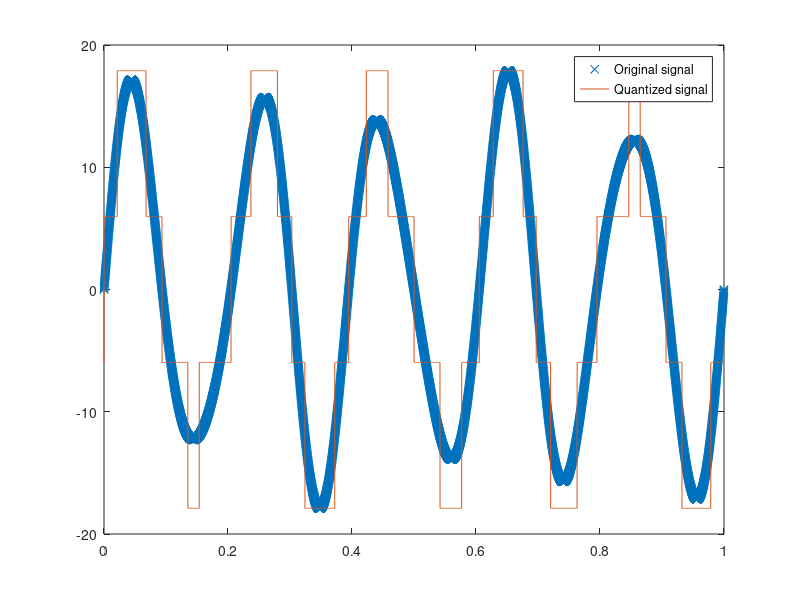

Write MATLAB code to recreate this figure.
clc
clear all
close all
fs = 8e3; % Sampling frequency
t = 0:1/fs:1; % Time duration
f1 = 8; % Frequency of first signal
f2 =5; % Frequency of second signal
f3 =5; % Frequency of third signal
A1 = 3; % Amplitude of first signal
A2 = 5; % Amplitude of second signal
A3 = 10;
x1 = A1*sin(2*pi*f1*t); % First Signal
x2 = A2*sin(2*pi*f2*t); % Second Signal
x3 = A3*sin(2*pi*f3*t); % Third Signal
x = x1+x2+x3;

xmax=max(x);
xmin=min(x);
L=4;
step= (xmax-xmin)/(L-1);
partition = [(xmin+step/2):step:(xmax-step/2)];
codebook=[xmin:step:xmax];

[index,quants] = quantiz(x,partition,codebook); % Quantize.
figure
plot(t,x,'x',t,quants)
legend('Original signal','Quantized signal');